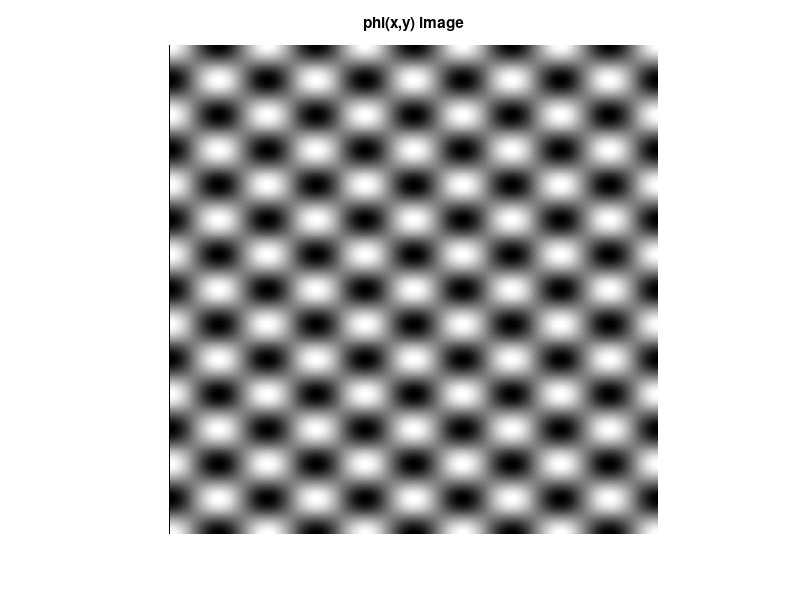
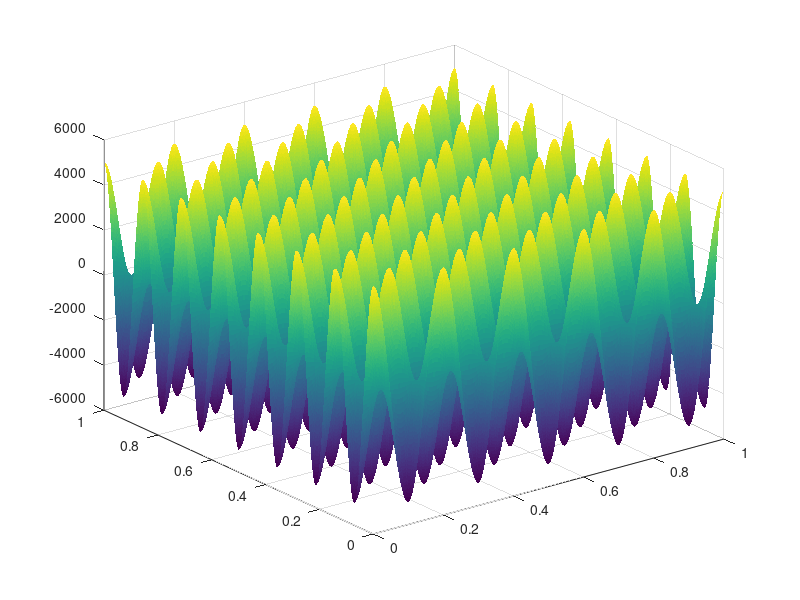

Source code (MATLAB) for these figures, in order: (Note: this script raises an error after producing the figures.)
%% Matlab - part I code

clear; clc;
%% section b

% We want to approximate the signal in a very high resolution,
% we choose delta between each sample to be very small.

continuous_approx_delta = 0.001;
%2D grid of (0,1]x(0,1]
grid = 0 : continuous_approx_delta : 1;
[x_grid,y_grid] = meshgrid(grid,grid);

%function parameters
A = 5000; omega_x=5; omega_y=7;

% Define phi_h and phi_L. Because -1=<cos<=1 in the specified region, 
%phi(x,y) can get values between -A and A
phi_L = -A;
phi_H = A;

%calculate the function values 
phi_xy=A*cos(2*pi*omega_x*(x_grid)).* cos(2*pi* omega_y *(y_grid));

%Plot the function as an image histogram.
imshow(phi_xy, [phi_L phi_H]);
title('phi(x,y) image');

figure('Name', 'phi(x,y)');
surf(x_grid,y_grid,phi_xy, 'LineStyle' , 'none');

%% section c

% Calulate numerically phi_L and phi_H by finding the minimum and maximum
% element of the phi_xy matrix

phi_L = min(min(phi_xy));
phi_H = max(max(phi_xy));
value_range = phi_H - phi_L;

% Calculate the derivative of phi according to x the derivative
% according to y in every point in the area. We will calulate it using
% the derivative definistion. 
% First we calculate (x+delta_x) and (y+delta_y)
phi_xy_delta_x = A*cos(2*pi*omega_x*(x_grid+continuous_approx_delta)).* cos(2*pi* omega_y *(y_grid));
phi_xy_delta_y = A*cos(2*pi*omega_x*(x_grid)).* cos(2*pi* omega_y *(y_grid+continuous_approx_delta));

% Now we calculate approximation for the derivative in every point by
% Fx = (F(x+delta_x)-F(x))/delta_x
der_phi_x = (phi_xy_delta_x-phi_xy)./continuous_approx_delta;
der_phi_y = (phi_xy_delta_y-phi_xy)./continuous_approx_delta;

% Lastly, we will aproximate the integral of the energy of the 
% parial drivatives of phi, we will approximate it by calculate
% the sum of the areas of the 3D squres created beneath the 
% energy functions

energy_der_phi_x = sum(sum((der_phi_x.^2).*((continuous_approx_delta).^2)));
energy_der_phi_y = sum(sum((der_phi_y.^2).*((continuous_approx_delta).^2)));

% The values we got: 
% Values range = 2A = 10,000
% energy_der_phi_x = 6.1803 * 10^9
% energy_der_phi_y = 1.12113 * 10^10

%% Section d + e

% Using the numerical estimations from section c we need to determine 
% Nx, Ny, b that satisfy the nonlinear optimization problem:
% min (MSE_TOT(Nx, Ny, b)) s.t Nx * Ny * b = B

% Define the possible bit-budgets
B_low = 5000;
B_high = 50000;

% Define the MSE function as we seen in class.
% x(1) represents Nx, x(2) represents Ny and x(3) represents b
MSE = @(x)((1/(12*(x(1))^2))*energy_der_phi_x) + ...
    ((1/(12*(x(2))^2))*energy_der_phi_y) + ...
    (((value_range)^2)/(12*(2^(2*x(3)))));

% Define starting values for x for finding the best optimization.
% We dont set them zero that fmincon wont fail because 
% division by 0
x0 = [0.001 0.001 0.001]';

% Define constraits. We have only equality constraint
% Nx*Ny*b-B=0.
con_l = @(x)deal([], (x(1)*x(2)*x(3)-B_low));

% Define lower and upper bounds for the values of 
% Nx, Ny, b
lb_l = [0.001 0.001 0.001];
ub_l = [B_low B_low B_low];

% We need to set options to increase max number of iterations
options = optimoptions('fmincon', 'MaxFunctionEvaluation', inf, 'MaxIterations' , inf);
[opt_l, opt_mse_l] = fmincon(MSE, x0, [], [], [],[], lb_l, ub_l, con_l, options);

% Parameters we got: 
%Nx = 36.6292
%Ny = 51.2788
%b = 2.662
%MSE_opt = 9.7577 * 10^5
% Do same optimization for B_high
con_h = @(x)deal([], (x(1)*x(2)*x(3)-B_high));
lb_h = [0.001 0.001 0.001];
ub_h = [B_high B_high B_high];
[opt_h, opt_mse_h] = fmincon(MSE, x0, [], [], [],[], lb_h, ub_h, con_h, options);
% Parameters we got:
%Nx = 90.8949
%Ny = 127.2479
%b = 4.3229
%MSE_opt = 1.4548*10^5

%% Part f + g

% Hold the parameters result
best_parameters_low = zeros(1,3);

% Hold best MSE result
best_mse_low = intmax;

% Run over all possible values for Nx
for Nx = 1 : B_low
    
    % Run over all possibles values for Ny
   for Ny = 1 : B_low
       
      % Calculate b accordiny to current Nx and Ny
      % If b=0, this run in useless, continue
      b = floor(B_low/(Nx*Ny));
      if b==0
          continue;
      end
      x = [Nx, Ny, b];
      
      % Calculate the MSE, if its better than the best one until this run,
      % update the parameters and save this result
      curr_mse = MSE(x);
      if(curr_mse < best_mse_low)
          best_mse_low = curr_mse;
          best_parameters_low = [Nx Ny b];
      end    
   end  
end

% Parameters we got foo B_low:
% Nx = 34
% Ny = 49
% b =3
% MSE_low = 9.9613*10^5

% Do the same for B_high...

best_parameters_high = zeros(1,3);
best_mse_high = intmax;
for Nx = 1 : B_high
   for Ny = 1 : B_high
      b = floor(B_high/(Nx*Ny));
      if b==0
          continue;
      end
      x = [Nx, Ny, b];
      curr_mse = MSE(x);
      if(curr_mse < best_mse_high)
          best_mse_high = curr_mse;
          best_parameters_high = [Nx Ny b];
      end    
   end  
end

% Parameters we got for B_high:
% Nx = 96
% Ny = 130
% b =4
% MSE_low = 7.0049*10^4


% Plot the results: 

% First, plot for values obtained by B_low

continuous_approx_delta_x = 1/best_parameters_low(1);
continuous_approx_delta_y = 1/best_parameters_low(2);
%2D grid of (0,1]x(0,1]
grid_x = 0 : continuous_approx_delta_x : 1;
grid_y = 0 : continuous_approx_delta_y : 1;
[x_grid,y_grid] = meshgrid(grid_x,grid_y);

%calculate the function values 
phi_xy_l=A*cos(2*pi*omega_x*(x_grid)).* cos(2*pi* omega_y *(y_grid));

%Plot the function as an image histogram.
imshow(phi_xy_l, [phi_L phi_H]);
title('phi(x,y) image reconstructed with B low');

figure('Name', 'phi(x,y) reconstructed with B low');
surf(x_grid,y_grid,phi_xy_l, 'LineStyle' , 'none');
title('phi(x,y) reconstructed with B low');

% Do the same for B_high

continuous_approx_delta_x = 1/best_parameters_high(1);
continuous_approx_delta_y = 1/best_parameters_high(2);
%2D grid of (0,1]x(0,1]
grid_x = 0 : continuous_approx_delta_x : 1;
grid_y = 0 : continuous_approx_delta_y : 1;
[x_grid,y_grid] = meshgrid(grid_x,grid_y);

%calculate the function values 
phi_xy_h=A*cos(2*pi*omega_x*(x_grid)).* cos(2*pi* omega_y *(y_grid));

%Plot the function as an image histogram.
imshow(phi_xy_h, [phi_L phi_H]);
title('phi(x,y) image reconstructed with B high');

figure('Name', 'phi(x,y) reconstructed with B high');
surf(x_grid,y_grid,phi_xy_h, 'LineStyle' , 'none');
title('phi(x,y) reconstructed with B high');

